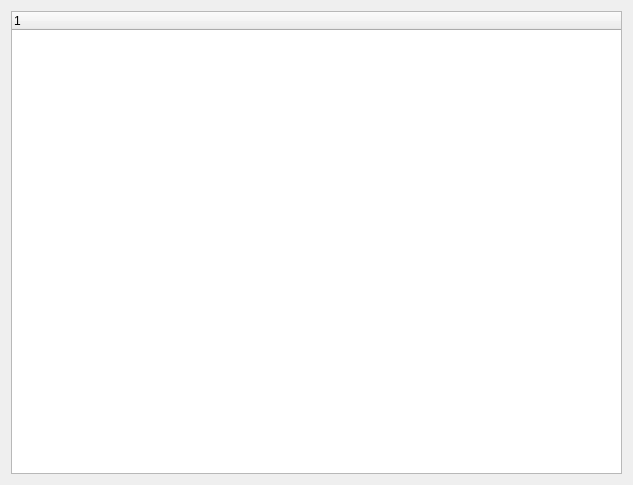
<?xml version="1.0" encoding="UTF-8"?>
<ui version="4.0">
 <class>Widget</class>
 <widget class="QWidget" name="Widget">
  <property name="geometry">
   <rect>
    <x>0</x>
    <y>0</y>
    <width>633</width>
    <height>485</height>
   </rect>
  </property>
  <property name="windowTitle">
   <string>Widget</string>
  </property>
  <layout class="QVBoxLayout" name="verticalLayout">
   <item>
    <widget class="QTreeWidget" name="treeWidget">
     <column>
      <property name="text">
       <string notr="true">1</string>
      </property>
     </column>
    </widget>
   </item>
  </layout>
 </widget>
 <layoutdefault spacing="6" margin="11"/>
 <resources/>
 <connections/>
</ui>
